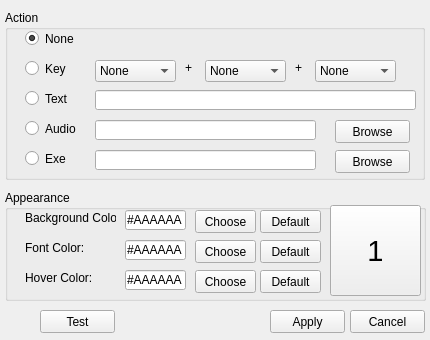
<?xml version="1.0" encoding="UTF-8"?>
<ui version="4.0">
 <class>Form</class>
 <widget class="QWidget" name="Form">
  <property name="geometry">
   <rect>
    <x>0</x>
    <y>0</y>
    <width>430</width>
    <height>340</height>
   </rect>
  </property>
  <property name="windowTitle">
   <string>Form</string>
  </property>
  <widget class="QPushButton" name="button_test">
   <property name="geometry">
    <rect>
     <x>40</x>
     <y>310</y>
     <width>75</width>
     <height>23</height>
    </rect>
   </property>
   <property name="text">
    <string>Test</string>
   </property>
  </widget>
  <widget class="QPushButton" name="button_apply">
   <property name="geometry">
    <rect>
     <x>270</x>
     <y>310</y>
     <width>75</width>
     <height>23</height>
    </rect>
   </property>
   <property name="text">
    <string>Apply</string>
   </property>
  </widget>
  <widget class="QGroupBox" name="groupBox_2">
   <property name="geometry">
    <rect>
     <x>5</x>
     <y>190</y>
     <width>421</width>
     <height>111</height>
    </rect>
   </property>
   <property name="title">
    <string>Appearance</string>
   </property>
   <widget class="QLabel" name="label">
    <property name="geometry">
     <rect>
      <x>20</x>
      <y>20</y>
      <width>91</width>
      <height>16</height>
     </rect>
    </property>
    <property name="text">
     <string>Background Color:</string>
    </property>
   </widget>
   <widget class="QPushButton" name="button_back_color">
    <property name="geometry">
     <rect>
      <x>190</x>
      <y>20</y>
      <width>61</width>
      <height>23</height>
     </rect>
    </property>
    <property name="text">
     <string>Choose</string>
    </property>
   </widget>
   <widget class="QLabel" name="label_4">
    <property name="geometry">
     <rect>
      <x>20</x>
      <y>50</y>
      <width>91</width>
      <height>16</height>
     </rect>
    </property>
    <property name="text">
     <string>Font Color:</string>
    </property>
   </widget>
   <widget class="QLineEdit" name="entry_back_color">
    <property name="geometry">
     <rect>
      <x>120</x>
      <y>20</y>
      <width>61</width>
      <height>20</height>
     </rect>
    </property>
    <property name="text">
     <string>#AAAAAA</string>
    </property>
    <property name="readOnly">
     <bool>true</bool>
    </property>
   </widget>
   <widget class="QLineEdit" name="entry_font_color">
    <property name="geometry">
     <rect>
      <x>120</x>
      <y>50</y>
      <width>61</width>
      <height>20</height>
     </rect>
    </property>
    <property name="text">
     <string>#AAAAAA</string>
    </property>
    <property name="readOnly">
     <bool>true</bool>
    </property>
   </widget>
   <widget class="QPushButton" name="button_font_color">
    <property name="geometry">
     <rect>
      <x>190</x>
      <y>50</y>
      <width>61</width>
      <height>23</height>
     </rect>
    </property>
    <property name="text">
     <string>Choose</string>
    </property>
   </widget>
   <widget class="QLabel" name="label_5">
    <property name="geometry">
     <rect>
      <x>20</x>
      <y>80</y>
      <width>91</width>
      <height>16</height>
     </rect>
    </property>
    <property name="text">
     <string>Hover Color:</string>
    </property>
   </widget>
   <widget class="QLineEdit" name="entry_hover_color">
    <property name="geometry">
     <rect>
      <x>120</x>
      <y>80</y>
      <width>61</width>
      <height>20</height>
     </rect>
    </property>
    <property name="text">
     <string>#AAAAAA</string>
    </property>
    <property name="readOnly">
     <bool>true</bool>
    </property>
   </widget>
   <widget class="QPushButton" name="button_hover_color">
    <property name="geometry">
     <rect>
      <x>190</x>
      <y>80</y>
      <width>61</width>
      <height>23</height>
     </rect>
    </property>
    <property name="text">
     <string>Choose</string>
    </property>
   </widget>
   <widget class="QPushButton" name="button_preview">
    <property name="geometry">
     <rect>
      <x>325</x>
      <y>15</y>
      <width>91</width>
      <height>91</height>
     </rect>
    </property>
    <property name="font">
     <font>
      <pointsize>22</pointsize>
     </font>
    </property>
    <property name="text">
     <string>1</string>
    </property>
    <property name="checkable">
     <bool>false</bool>
    </property>
    <property name="autoDefault">
     <bool>false</bool>
    </property>
    <property name="default">
     <bool>false</bool>
    </property>
    <property name="flat">
     <bool>false</bool>
    </property>
   </widget>
   <widget class="QPushButton" name="button_hover_default">
    <property name="geometry">
     <rect>
      <x>255</x>
      <y>80</y>
      <width>61</width>
      <height>23</height>
     </rect>
    </property>
    <property name="text">
     <string>Default</string>
    </property>
   </widget>
   <widget class="QPushButton" name="button_font_default">
    <property name="geometry">
     <rect>
      <x>255</x>
      <y>50</y>
      <width>61</width>
      <height>23</height>
     </rect>
    </property>
    <property name="text">
     <string>Default</string>
    </property>
   </widget>
   <widget class="QPushButton" name="button_back_default">
    <property name="geometry">
     <rect>
      <x>255</x>
      <y>20</y>
      <width>61</width>
      <height>23</height>
     </rect>
    </property>
    <property name="text">
     <string>Default</string>
    </property>
   </widget>
  </widget>
  <widget class="QGroupBox" name="groupBox">
   <property name="geometry">
    <rect>
     <x>5</x>
     <y>10</y>
     <width>420</width>
     <height>170</height>
    </rect>
   </property>
   <property name="title">
    <string>Action</string>
   </property>
   <widget class="QPushButton" name="browse_exe">
    <property name="geometry">
     <rect>
      <x>330</x>
      <y>140</y>
      <width>75</width>
      <height>23</height>
     </rect>
    </property>
    <property name="text">
     <string>Browse</string>
    </property>
   </widget>
   <widget class="QRadioButton" name="radio_audio">
    <property name="geometry">
     <rect>
      <x>20</x>
      <y>110</y>
      <width>55</width>
      <height>17</height>
     </rect>
    </property>
    <property name="text">
     <string>Audio</string>
    </property>
   </widget>
   <widget class="QPushButton" name="browse_audio">
    <property name="geometry">
     <rect>
      <x>330</x>
      <y>110</y>
      <width>75</width>
      <height>23</height>
     </rect>
    </property>
    <property name="text">
     <string>Browse</string>
    </property>
   </widget>
   <widget class="QLineEdit" name="entry_exe">
    <property name="geometry">
     <rect>
      <x>90</x>
      <y>140</y>
      <width>221</width>
      <height>20</height>
     </rect>
    </property>
    <property name="readOnly">
     <bool>true</bool>
    </property>
   </widget>
   <widget class="QLineEdit" name="entry_audio">
    <property name="geometry">
     <rect>
      <x>90</x>
      <y>110</y>
      <width>221</width>
      <height>20</height>
     </rect>
    </property>
    <property name="readOnly">
     <bool>true</bool>
    </property>
   </widget>
   <widget class="QRadioButton" name="radio_exe">
    <property name="geometry">
     <rect>
      <x>20</x>
      <y>140</y>
      <width>55</width>
      <height>17</height>
     </rect>
    </property>
    <property name="text">
     <string>Exe</string>
    </property>
   </widget>
   <widget class="QRadioButton" name="radio_none">
    <property name="geometry">
     <rect>
      <x>20</x>
      <y>20</y>
      <width>55</width>
      <height>17</height>
     </rect>
    </property>
    <property name="text">
     <string>None</string>
    </property>
    <property name="checked">
     <bool>true</bool>
    </property>
   </widget>
   <widget class="QRadioButton" name="radio_key">
    <property name="geometry">
     <rect>
      <x>20</x>
      <y>50</y>
      <width>55</width>
      <height>17</height>
     </rect>
    </property>
    <property name="text">
     <string>Key</string>
    </property>
   </widget>
   <widget class="QRadioButton" name="radio_text">
    <property name="geometry">
     <rect>
      <x>20</x>
      <y>80</y>
      <width>55</width>
      <height>17</height>
     </rect>
    </property>
    <property name="text">
     <string>Text</string>
    </property>
   </widget>
   <widget class="QComboBox" name="combo_1">
    <property name="geometry">
     <rect>
      <x>90</x>
      <y>50</y>
      <width>81</width>
      <height>22</height>
     </rect>
    </property>
    <item>
     <property name="text">
      <string>None</string>
     </property>
    </item>
    <item>
     <property name="text">
      <string>Esc</string>
     </property>
    </item>
    <item>
     <property name="text">
      <string>Tab</string>
     </property>
    </item>
    <item>
     <property name="text">
      <string>Shift</string>
     </property>
    </item>
    <item>
     <property name="text">
      <string>Ctrl</string>
     </property>
    </item>
    <item>
     <property name="text">
      <string>Windows</string>
     </property>
    </item>
    <item>
     <property name="text">
      <string>Alt</string>
     </property>
    </item>
    <item>
     <property name="text">
      <string>Space</string>
     </property>
    </item>
    <item>
     <property name="text">
      <string>Enter</string>
     </property>
    </item>
    <item>
     <property name="text">
      <string>1</string>
     </property>
    </item>
    <item>
     <property name="text">
      <string>2</string>
     </property>
    </item>
    <item>
     <property name="text">
      <string>3</string>
     </property>
    </item>
    <item>
     <property name="text">
      <string>4</string>
     </property>
    </item>
    <item>
     <property name="text">
      <string>5</string>
     </property>
    </item>
    <item>
     <property name="text">
      <string>6</string>
     </property>
    </item>
    <item>
     <property name="text">
      <string>7</string>
     </property>
    </item>
    <item>
     <property name="text">
      <string>8</string>
     </property>
    </item>
    <item>
     <property name="text">
      <string>9</string>
     </property>
    </item>
    <item>
     <property name="text">
      <string>0</string>
     </property>
    </item>
    <item>
     <property name="text">
      <string>A</string>
     </property>
    </item>
    <item>
     <property name="text">
      <string>B</string>
     </property>
    </item>
    <item>
     <property name="text">
      <string>C</string>
     </property>
    </item>
    <item>
     <property name="text">
      <string>D</string>
     </property>
    </item>
    <item>
     <property name="text">
      <string>E</string>
     </property>
    </item>
    <item>
     <property name="text">
      <string>F</string>
     </property>
    </item>
    <item>
     <property name="text">
      <string>G</string>
     </property>
    </item>
    <item>
     <property name="text">
      <string>H</string>
     </property>
    </item>
    <item>
     <property name="text">
      <string>I</string>
     </property>
    </item>
    <item>
     <property name="text">
      <string>J</string>
     </property>
    </item>
    <item>
     <property name="text">
      <string>K</string>
     </property>
    </item>
    <item>
     <property name="text">
      <string>L</string>
     </property>
    </item>
    <item>
     <property name="text">
      <string>M</string>
     </property>
    </item>
    <item>
     <property name="text">
      <string>N</string>
     </property>
    </item>
    <item>
     <property name="text">
      <string>O</string>
     </property>
    </item>
    <item>
     <property name="text">
      <string>P</string>
     </property>
    </item>
    <item>
     <property name="text">
      <string>Q</string>
     </property>
    </item>
    <item>
     <property name="text">
      <string>R</string>
     </property>
    </item>
    <item>
     <property name="text">
      <string>S</string>
     </property>
    </item>
    <item>
     <property name="text">
      <string>T</string>
     </property>
    </item>
    <item>
     <property name="text">
      <string>U</string>
     </property>
    </item>
    <item>
     <property name="text">
      <string>V</string>
     </property>
    </item>
    <item>
     <property name="text">
      <string>W</string>
     </property>
    </item>
    <item>
     <property name="text">
      <string>X</string>
     </property>
    </item>
    <item>
     <property name="text">
      <string>Y</string>
     </property>
    </item>
    <item>
     <property name="text">
      <string>Z</string>
     </property>
    </item>
    <item>
     <property name="text">
      <string>F1</string>
     </property>
    </item>
    <item>
     <property name="text">
      <string>F2</string>
     </property>
    </item>
    <item>
     <property name="text">
      <string>F3</string>
     </property>
    </item>
    <item>
     <property name="text">
      <string>F4</string>
     </property>
    </item>
    <item>
     <property name="text">
      <string>F5</string>
     </property>
    </item>
    <item>
     <property name="text">
      <string>F6</string>
     </property>
    </item>
    <item>
     <property name="text">
      <string>F7</string>
     </property>
    </item>
    <item>
     <property name="text">
      <string>F8</string>
     </property>
    </item>
    <item>
     <property name="text">
      <string>F9</string>
     </property>
    </item>
    <item>
     <property name="text">
      <string>F10</string>
     </property>
    </item>
    <item>
     <property name="text">
      <string>F11</string>
     </property>
    </item>
    <item>
     <property name="text">
      <string>F12</string>
     </property>
    </item>
   </widget>
   <widget class="QLineEdit" name="entry_text">
    <property name="geometry">
     <rect>
      <x>90</x>
      <y>80</y>
      <width>321</width>
      <height>20</height>
     </rect>
    </property>
    <property name="readOnly">
     <bool>false</bool>
    </property>
   </widget>
   <widget class="QLabel" name="label_2">
    <property name="geometry">
     <rect>
      <x>180</x>
      <y>50</y>
      <width>16</width>
      <height>16</height>
     </rect>
    </property>
    <property name="text">
     <string>+</string>
    </property>
   </widget>
   <widget class="QLabel" name="label_3">
    <property name="geometry">
     <rect>
      <x>290</x>
      <y>50</y>
      <width>16</width>
      <height>16</height>
     </rect>
    </property>
    <property name="text">
     <string>+</string>
    </property>
   </widget>
   <widget class="QComboBox" name="combo_2">
    <property name="geometry">
     <rect>
      <x>200</x>
      <y>50</y>
      <width>81</width>
      <height>22</height>
     </rect>
    </property>
    <item>
     <property name="text">
      <string>None</string>
     </property>
    </item>
    <item>
     <property name="text">
      <string>Esc</string>
     </property>
    </item>
    <item>
     <property name="text">
      <string>Tab</string>
     </property>
    </item>
    <item>
     <property name="text">
      <string>Shift</string>
     </property>
    </item>
    <item>
     <property name="text">
      <string>Ctrl</string>
     </property>
    </item>
    <item>
     <property name="text">
      <string>Windows</string>
     </property>
    </item>
    <item>
     <property name="text">
      <string>Alt</string>
     </property>
    </item>
    <item>
     <property name="text">
      <string>Space</string>
     </property>
    </item>
    <item>
     <property name="text">
      <string>Enter</string>
     </property>
    </item>
    <item>
     <property name="text">
      <string>1</string>
     </property>
    </item>
    <item>
     <property name="text">
      <string>2</string>
     </property>
    </item>
    <item>
     <property name="text">
      <string>3</string>
     </property>
    </item>
    <item>
     <property name="text">
      <string>4</string>
     </property>
    </item>
    <item>
     <property name="text">
      <string>5</string>
     </property>
    </item>
    <item>
     <property name="text">
      <string>6</string>
     </property>
    </item>
    <item>
     <property name="text">
      <string>7</string>
     </property>
    </item>
    <item>
     <property name="text">
      <string>8</string>
     </property>
    </item>
    <item>
     <property name="text">
      <string>9</string>
     </property>
    </item>
    <item>
     <property name="text">
      <string>0</string>
     </property>
    </item>
    <item>
     <property name="text">
      <string>A</string>
     </property>
    </item>
    <item>
     <property name="text">
      <string>B</string>
     </property>
    </item>
    <item>
     <property name="text">
      <string>C</string>
     </property>
    </item>
    <item>
     <property name="text">
      <string>D</string>
     </property>
    </item>
    <item>
     <property name="text">
      <string>E</string>
     </property>
    </item>
    <item>
     <property name="text">
      <string>F</string>
     </property>
    </item>
    <item>
     <property name="text">
      <string>G</string>
     </property>
    </item>
    <item>
     <property name="text">
      <string>H</string>
     </property>
    </item>
    <item>
     <property name="text">
      <string>I</string>
     </property>
    </item>
    <item>
     <property name="text">
      <string>J</string>
     </property>
    </item>
    <item>
     <property name="text">
      <string>K</string>
     </property>
    </item>
    <item>
     <property name="text">
      <string>L</string>
     </property>
    </item>
    <item>
     <property name="text">
      <string>M</string>
     </property>
    </item>
    <item>
     <property name="text">
      <string>N</string>
     </property>
    </item>
    <item>
     <property name="text">
      <string>O</string>
     </property>
    </item>
    <item>
     <property name="text">
      <string>P</string>
     </property>
    </item>
    <item>
     <property name="text">
      <string>Q</string>
     </property>
    </item>
    <item>
     <property name="text">
      <string>R</string>
     </property>
    </item>
    <item>
     <property name="text">
      <string>S</string>
     </property>
    </item>
    <item>
     <property name="text">
      <string>T</string>
     </property>
    </item>
    <item>
     <property name="text">
      <string>U</string>
     </property>
    </item>
    <item>
     <property name="text">
      <string>V</string>
     </property>
    </item>
    <item>
     <property name="text">
      <string>W</string>
     </property>
    </item>
    <item>
     <property name="text">
      <string>X</string>
     </property>
    </item>
    <item>
     <property name="text">
      <string>Y</string>
     </property>
    </item>
    <item>
     <property name="text">
      <string>Z</string>
     </property>
    </item>
    <item>
     <property name="text">
      <string>F1</string>
     </property>
    </item>
    <item>
     <property name="text">
      <string>F2</string>
     </property>
    </item>
    <item>
     <property name="text">
      <string>F3</string>
     </property>
    </item>
    <item>
     <property name="text">
      <string>F4</string>
     </property>
    </item>
    <item>
     <property name="text">
      <string>F5</string>
     </property>
    </item>
    <item>
     <property name="text">
      <string>F6</string>
     </property>
    </item>
    <item>
     <property name="text">
      <string>F7</string>
     </property>
    </item>
    <item>
     <property name="text">
      <string>F8</string>
     </property>
    </item>
    <item>
     <property name="text">
      <string>F9</string>
     </property>
    </item>
    <item>
     <property name="text">
      <string>F10</string>
     </property>
    </item>
    <item>
     <property name="text">
      <string>F11</string>
     </property>
    </item>
    <item>
     <property name="text">
      <string>F12</string>
     </property>
    </item>
   </widget>
   <widget class="QComboBox" name="combo_3">
    <property name="geometry">
     <rect>
      <x>310</x>
      <y>50</y>
      <width>81</width>
      <height>22</height>
     </rect>
    </property>
    <item>
     <property name="text">
      <string>None</string>
     </property>
    </item>
    <item>
     <property name="text">
      <string>Esc</string>
     </property>
    </item>
    <item>
     <property name="text">
      <string>Tab</string>
     </property>
    </item>
    <item>
     <property name="text">
      <string>Shift</string>
     </property>
    </item>
    <item>
     <property name="text">
      <string>Ctrl</string>
     </property>
    </item>
    <item>
     <property name="text">
      <string>Windows</string>
     </property>
    </item>
    <item>
     <property name="text">
      <string>Alt</string>
     </property>
    </item>
    <item>
     <property name="text">
      <string>Space</string>
     </property>
    </item>
    <item>
     <property name="text">
      <string>Enter</string>
     </property>
    </item>
    <item>
     <property name="text">
      <string>1</string>
     </property>
    </item>
    <item>
     <property name="text">
      <string>2</string>
     </property>
    </item>
    <item>
     <property name="text">
      <string>3</string>
     </property>
    </item>
    <item>
     <property name="text">
      <string>4</string>
     </property>
    </item>
    <item>
     <property name="text">
      <string>5</string>
     </property>
    </item>
    <item>
     <property name="text">
      <string>6</string>
     </property>
    </item>
    <item>
     <property name="text">
      <string>7</string>
     </property>
    </item>
    <item>
     <property name="text">
      <string>8</string>
     </property>
    </item>
    <item>
     <property name="text">
      <string>9</string>
     </property>
    </item>
    <item>
     <property name="text">
      <string>0</string>
     </property>
    </item>
    <item>
     <property name="text">
      <string>A</string>
     </property>
    </item>
    <item>
     <property name="text">
      <string>B</string>
     </property>
    </item>
    <item>
     <property name="text">
      <string>C</string>
     </property>
    </item>
    <item>
     <property name="text">
      <string>D</string>
     </property>
    </item>
    <item>
     <property name="text">
      <string>E</string>
     </property>
    </item>
    <item>
     <property name="text">
      <string>F</string>
     </property>
    </item>
    <item>
     <property name="text">
      <string>G</string>
     </property>
    </item>
    <item>
     <property name="text">
      <string>H</string>
     </property>
    </item>
    <item>
     <property name="text">
      <string>I</string>
     </property>
    </item>
    <item>
     <property name="text">
      <string>J</string>
     </property>
    </item>
    <item>
     <property name="text">
      <string>K</string>
     </property>
    </item>
    <item>
     <property name="text">
      <string>L</string>
     </property>
    </item>
    <item>
     <property name="text">
      <string>M</string>
     </property>
    </item>
    <item>
     <property name="text">
      <string>N</string>
     </property>
    </item>
    <item>
     <property name="text">
      <string>O</string>
     </property>
    </item>
    <item>
     <property name="text">
      <string>P</string>
     </property>
    </item>
    <item>
     <property name="text">
      <string>Q</string>
     </property>
    </item>
    <item>
     <property name="text">
      <string>R</string>
     </property>
    </item>
    <item>
     <property name="text">
      <string>S</string>
     </property>
    </item>
    <item>
     <property name="text">
      <string>T</string>
     </property>
    </item>
    <item>
     <property name="text">
      <string>U</string>
     </property>
    </item>
    <item>
     <property name="text">
      <string>V</string>
     </property>
    </item>
    <item>
     <property name="text">
      <string>W</string>
     </property>
    </item>
    <item>
     <property name="text">
      <string>X</string>
     </property>
    </item>
    <item>
     <property name="text">
      <string>Y</string>
     </property>
    </item>
    <item>
     <property name="text">
      <string>Z</string>
     </property>
    </item>
    <item>
     <property name="text">
      <string>F1</string>
     </property>
    </item>
    <item>
     <property name="text">
      <string>F2</string>
     </property>
    </item>
    <item>
     <property name="text">
      <string>F3</string>
     </property>
    </item>
    <item>
     <property name="text">
      <string>F4</string>
     </property>
    </item>
    <item>
     <property name="text">
      <string>F5</string>
     </property>
    </item>
    <item>
     <property name="text">
      <string>F6</string>
     </property>
    </item>
    <item>
     <property name="text">
      <string>F7</string>
     </property>
    </item>
    <item>
     <property name="text">
      <string>F8</string>
     </property>
    </item>
    <item>
     <property name="text">
      <string>F9</string>
     </property>
    </item>
    <item>
     <property name="text">
      <string>F10</string>
     </property>
    </item>
    <item>
     <property name="text">
      <string>F11</string>
     </property>
    </item>
    <item>
     <property name="text">
      <string>F12</string>
     </property>
    </item>
   </widget>
  </widget>
  <widget class="QPushButton" name="button_cancel">
   <property name="geometry">
    <rect>
     <x>350</x>
     <y>310</y>
     <width>75</width>
     <height>23</height>
    </rect>
   </property>
   <property name="text">
    <string>Cancel</string>
   </property>
  </widget>
 </widget>
 <resources/>
 <connections/>
</ui>
